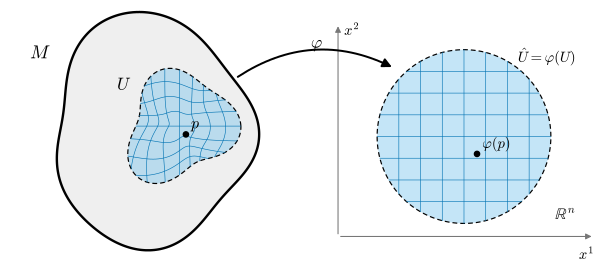

Here is the Python script that generated this plot:
"""그림 11.1.1: 위상다양체의 차트 (11.1절, 정의 11.1.1, 정의 11.1.13). (개념도)

왼쪽: 얼룩 모양의 위상공간 M, 점 p, p의 열린 근방 U(하늘색).
오른쪽: R^n (n = 2로 그림)의 열린집합 Û = φ(U)(하늘색)와 φ(p), 좌표격자.
φ(U)의 좌표격자를 φ^{-1}로 되돌린 곡선들을 U 안에 그린다. 이때 φ^{-1}은 원판 Û에서 U로 가는
명시적인 위상동형사상(극좌표로 반지름 방향을 늘이는 사상)으로 정한다. 두 영역의 모양은 개념도다.

실행: 프로젝트 루트에서 ``PYTHONPATH=tools python3 chapters/11-smooth-manifolds/figures/fig-11-1-1-chart.py``
"""

import dgfig

dgfig.setup()

import matplotlib.pyplot as plt
import numpy as np
from matplotlib.patches import Polygon

C = dgfig.COLORS
LW = dgfig.LW

fig, (axL, axR) = plt.subplots(1, 2, figsize=(6.4, 3.0), gridspec_kw={"width_ratios": [1.15, 1.0]})

# ---- 왼쪽: M과 U
ax = axL
dgfig.schematic_axes(ax, (-1.45, 1.45), (-1.4, 1.25))
dgfig.blob(ax, center=(0, 0), radius=1.05, seed=11, amp=0.16, fill="surface", fill_alpha=0.35)

# U: 점 c0 둘레의 얼룩. 경계는 rho(t) = r0 * (1 + 0.18 cos 3t + 0.08 sin 2t)로 준다.
c0 = np.array([0.28, 0.05])
r0 = 0.52


def rho(t):
    return r0 * (1 + 0.18 * np.cos(3 * t + 0.4) + 0.08 * np.sin(2 * t))


def phi_inv(w):
    """Û = 단위원판(반지름 1) → U. 극좌표 (s, t)에서 반지름을 rho(t)배 한다 (연속 전단사, 역도 연속)."""
    w = np.asarray(w, float)
    s = np.hypot(w[..., 0], w[..., 1])
    t = np.arctan2(w[..., 1], w[..., 0])
    return np.stack([c0[0] + s * rho(t) * np.cos(t), c0[1] + s * rho(t) * np.sin(t)], axis=-1)


tt = np.linspace(0, 2 * np.pi, 400)
Ub = phi_inv(np.stack([np.cos(tt), np.sin(tt)], axis=1) * 0.999)
ax.add_patch(Polygon(Ub, closed=True, facecolor=C["region"], alpha=0.35, lw=0, zorder=3))
ax.add_patch(Polygon(Ub, closed=True, fill=False, edgecolor=C["main"], lw=0.9, ls=(0, (4, 2.5)), zorder=4))
# 좌표격자를 U로 되돌린 곡선
for a in np.linspace(-0.75, 0.75, 7):
    h = np.sqrt(max(1 - a * a, 0)) * 0.999
    s = np.linspace(-h, h, 120)
    ax.plot(*phi_inv(np.stack([np.full_like(s, a), s], axis=1)).T, color=C["tangent"], lw=0.45, zorder=5)
    ax.plot(*phi_inv(np.stack([s, np.full_like(s, a)], axis=1)).T, color=C["tangent"], lw=0.45, zorder=5)
p_img = np.array([0.15, -0.2])
p = phi_inv(p_img)
ax.plot(*p, "o", ms=4, color=C["main"], zorder=7)
ax.text(p[0] + 0.05, p[1] + 0.06, r"$p$", fontsize=12, zorder=8)
ax.text(c0[0] - 0.62, c0[1] + 0.36, r"$U$", fontsize=13, zorder=8)
ax.text(-1.2, 0.72, r"$M$", fontsize=14)

# ---- 오른쪽: R^n의 Û
ax = axR
dgfig.schematic_axes(ax, (-1.55, 1.55), (-1.45, 1.4))
ax.annotate("", xy=(1.5, -1.15), xytext=(-1.45, -1.15),
            arrowprops=dict(arrowstyle="-|>", color=C["aux"], lw=0.8, mutation_scale=9))
ax.annotate("", xy=(-1.45, 1.3), xytext=(-1.45, -1.15),
            arrowprops=dict(arrowstyle="-|>", color=C["aux"], lw=0.8, mutation_scale=9))
ax.text(1.5, -1.28, r"$x^1$", fontsize=11, ha="right", va="top")
ax.text(-1.38, 1.3, r"$x^2$", fontsize=11, va="top")
disk = np.stack([np.cos(tt), np.sin(tt)], axis=1)
ax.add_patch(Polygon(disk, closed=True, facecolor=C["region"], alpha=0.35, lw=0, zorder=1))
ax.add_patch(Polygon(disk, closed=True, fill=False, edgecolor=C["main"], lw=0.9, ls=(0, (4, 2.5)), zorder=2))
for a in np.linspace(-0.75, 0.75, 7):
    h = np.sqrt(max(1 - a * a, 0))
    ax.plot([a, a], [-h, h], color=C["tangent"], lw=0.45, zorder=3)
    ax.plot([-h, h], [a, a], color=C["tangent"], lw=0.45, zorder=3)
ax.plot(*p_img, "o", ms=4, color=C["main"], zorder=7)
ax.text(p_img[0] + 0.06, p_img[1] + 0.07, r"$\varphi(p)$", fontsize=11, zorder=8)
ax.text(0.62, 0.86, r"$\hat U = \varphi(U)$", fontsize=11)
ax.text(1.05, -0.95, r"$\mathbb{R}^n$", fontsize=12)

# 자기검사 (§12.1): phi_inv는 원판의 경계를 U의 경계로, 중심을 c0로 보낸다. 서로 다른 점은 서로 다른 점으로.
assert np.allclose(phi_inv(np.array([0.0, 0.0])), c0)
assert np.all(rho(tt) > 0)
w = np.random.default_rng(0).uniform(-0.7, 0.7, size=(500, 2))
w = w[np.hypot(*w.T) < 0.99]
img = phi_inv(w)
d_in = np.linalg.norm(w[:, None] - w[None], axis=-1)
d_out = np.linalg.norm(img[:, None] - img[None], axis=-1)
assert np.all((d_in < 1e-12) == (d_out < 1e-12))          # 단사 (표본)

dgfig.map_arrow(fig, axL, axR, r"$\varphi$", xy_from=(0.78, 0.72), xy_to=(0.25, 0.78), rad=-0.3)
fig.subplots_adjust(wspace=0.08, left=0.01, right=0.99, top=0.95, bottom=0.02)
dgfig.save(fig, __file__)
